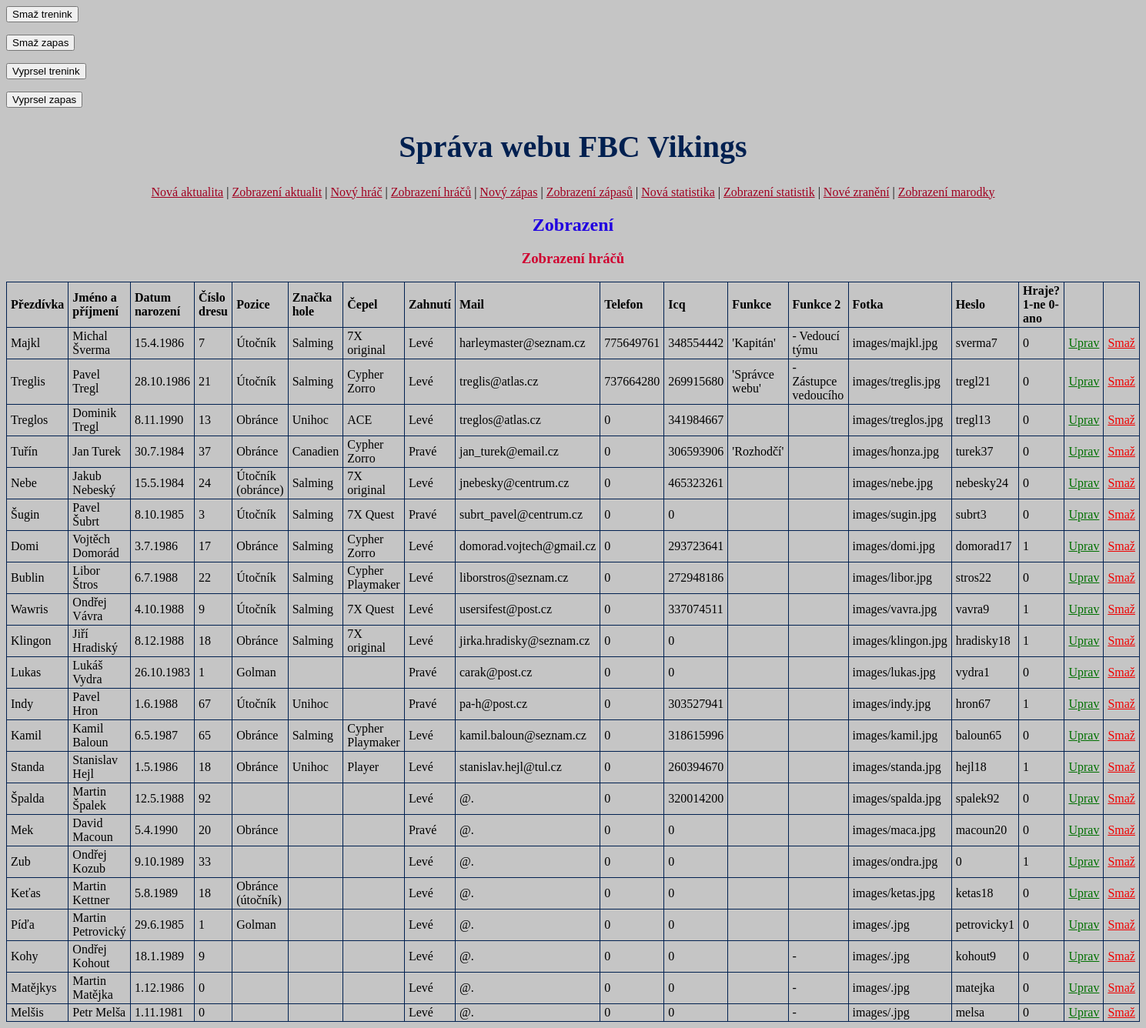
The app's page /sprava/index.php?akce=show&step=zobrazHrace with its own data.
### tables this page shows
CREATE TABLE IF NOT EXISTS `hraci` (
  `id` int(11) NOT NULL AUTO_INCREMENT,
  `prezdivka` varchar(255) NOT NULL,
  `jmenoPrijmeni` varchar(255) NOT NULL,
  `datumNarozeni` varchar(255) NOT NULL,
  `cisloDresu` int(11) NOT NULL,
  `pozice` varchar(255) NOT NULL,
  `znackaHole` varchar(255) NOT NULL,
  `cepel` varchar(255) NOT NULL,
  `zahnuti` varchar(255) NOT NULL,
  `email` varchar(255) NOT NULL,
  `telefon` int(11) NOT NULL,
  `icq` int(11) NOT NULL,
  `funkce` varchar(255) NOT NULL,
  `funkce2` varchar(255) NOT NULL,
  `fotka` varchar(255) NOT NULL,
  `heslo` varchar(255) NOT NULL,
  `hraje` int(11) NOT NULL,
  PRIMARY KEY (`id`)
);

### www/sprava/show.php (the view, shortened to what this page needs)
<?php
$step = $_GET["step"];
echo "<h2>Zobrazení</h2>";
switch($step){
    case 'zobrazHrace':
        $sql = "SELECT * FROM hraci ;";
        $vysledek = MySQL_Query($sql);
        echo "<h3>Zobrazení hráčů</h3>
        <table align='center'>
            <tr class='tabulkaNadpis'>
                <td class='ostatni'>Přezdívka</td>
                <td class='ostatni'>Jméno a příjmení</td>
                <td class='ostatni'>Datum narození</td>
                <td class='ostatni'>Číslo dresu</td>
                <td class='ostatni'>Pozice</td>
                <td class='ostatni'>Značka hole</td>
                <td class='ostatni'>Čepel</td>
                <td class='ostatni'>Zahnutí</td>
                <td class='ostatni'>Mail</td>
                <td class='ostatni'>Telefon</td>
                <td class='ostatni'>Icq</td>
                <td class='ostatni'>Funkce</td>
                <td class='ostatni'>Funkce 2</td>
                <td class='ostatni'>Fotka</td>
                <td class='ostatni'>Heslo</td>
                <td class='ostatni'>Hraje? 1-ne 0-ano</td>
                <td></td>
                <td></td>
            </tr>";
        while($zaznam = MySQL_Fetch_Array($vysledek)):
        echo"
            <tr class='tabulkaVypis'>
                <td>$zaznam[prezdivka]</td>
                <td>$zaznam[jmenoPrijmeni]</td>
                <td>$zaznam[datumNarozeni]</td>
                <td>$zaznam[cisloDresu]</td>
                <td>$zaznam[pozice]</td>
                <td>$zaznam[znackaHole]</td>
                <td>$zaznam[cepel]</td>
                <td>$zaznam[zahnuti]</td>
                <td>$zaznam[email]</td>
                <td>$zaznam[telefon]</td>
                <td>$zaznam[icq]</td>
                <td>$zaznam[funkce]</td>
                <td>$zaznam[funkce2]</td>
                <td>$zaznam[fotka]</td>
                <td>$zaznam[heslo]</td>
                <td>$zaznam[hraje]</td>
                <td class='odkazUprava'><a href='index.php?akce=edit&amp;step=upravHrace&amp;id=$zaznam[id]'>Uprav</a></td>
                <td class='odkazSmazani'><a href='index.php?akce=del&amp;step=smazHrace&amp;id=$zaznam[id]'>Smaž</a></td>
            </tr>";
        endwhile;
        echo "</table>";
    break;
}
?>

### www/sprava/system/styl.css (style rules this page uses)
body { font-family: Times New Roman, Verdana, Helvetica, sans-serif; background-color: #C5C5C5; }
h2 { color: #2000E0; }
h3 { color: #D00030; }
.horniMenu a { color: #A00020; }
.odkazUprava a { color: #007000; }
.odkazSmazani a { color: #F00000; }
table { border-collapse: collapse; }
.tabulkaVypis td { font-weight: normal; padding: 2px 5px 2px 5px; border: solid #002050 thin; }
.tabulkaNadpis td { font-weight: bold; border: solid #002050 thin; padding: 2px 5px 2px 5px; }

### records on screen
hraci: prezdivka "Majkl", jmenoPrijmeni "Michal Šverma", datumNarozeni "15.4.1986", cisloDresu "7", pozice "Útočník", znackaHole "Salming", cepel "7X original", zahnuti "Levé", email "harleymaster@seznam.cz", telefon "775649761", icq "348554442", funkce "'Kapitán'", funkce2 "- Vedoucí týmu", fotka "images/majkl.jpg", heslo "sverma7", hraje "0"
hraci: prezdivka "Treglis", jmenoPrijmeni "Pavel Tregl", datumNarozeni "28.10.1986", cisloDresu "21", pozice "Útočník", znackaHole "Salming", cepel "Cypher Zorro", zahnuti "Levé", email "treglis@atlas.cz", telefon "737664280", icq "269915680", funkce "'Správce webu'", funkce2 "- Zástupce vedoucího", fotka "images/treglis.jpg", heslo "tregl21", hraje "0"
hraci: prezdivka "Treglos", jmenoPrijmeni "Dominik Tregl", datumNarozeni "8.11.1990", cisloDresu "13", pozice "Obránce", znackaHole "Unihoc", cepel "ACE", zahnuti "Levé", email "treglos@atlas.cz", telefon "0", icq "341984667", fotka "images/treglos.jpg", heslo "tregl13", hraje "0"
hraci: prezdivka "Tuřín", jmenoPrijmeni "Jan Turek", datumNarozeni "30.7.1984", cisloDresu "37", pozice "Obránce", znackaHole "Canadien", cepel "Cypher Zorro", zahnuti "Pravé", email "jan_turek@email.cz", telefon "0", icq "306593906", funkce "'Rozhodčí'", fotka "images/honza.jpg", heslo "turek37", hraje "0"
hraci: prezdivka "Nebe", jmenoPrijmeni "Jakub Nebeský", datumNarozeni "15.5.1984", cisloDresu "24", pozice "Útočník (obránce)", znackaHole "Salming", cepel "7X original", zahnuti "Levé", email "jnebesky@centrum.cz", telefon "0", icq "465323261", fotka "images/nebe.jpg", heslo "nebesky24", hraje "0"
hraci: prezdivka "Šugin", jmenoPrijmeni "Pavel Šubrt", datumNarozeni "8.10.1985", cisloDresu "3", pozice "Útočník", znackaHole "Salming", cepel "7X Quest", zahnuti "Pravé", email "subrt_pavel@centrum.cz", telefon "0", icq "0", fotka "images/sugin.jpg", heslo "subrt3", hraje "0"
hraci: prezdivka "Domi", jmenoPrijmeni "Vojtěch Domorád", datumNarozeni "3.7.1986", cisloDresu "17", pozice "Obránce", znackaHole "Salming", cepel "Cypher Zorro", zahnuti "Levé", email "domorad.vojtech@gmail.cz", telefon "0", icq "293723641", fotka "images/domi.jpg", heslo "domorad17", hraje "1"
hraci: prezdivka "Bublin", jmenoPrijmeni "Libor Štros", datumNarozeni "6.7.1988", cisloDresu "22", pozice "Útočník", znackaHole "Salming", cepel "Cypher Playmaker", zahnuti "Levé", email "liborstros@seznam.cz", telefon "0", icq "272948186", fotka "images/libor.jpg", heslo "stros22", hraje "0"
hraci: prezdivka "Wawris", jmenoPrijmeni "Ondřej Vávra", datumNarozeni "4.10.1988", cisloDresu "9", pozice "Útočník", znackaHole "Salming", cepel "7X Quest", zahnuti "Levé", email "usersifest@post.cz", telefon "0", icq "337074511", fotka "images/vavra.jpg", heslo "vavra9", hraje "1"
hraci: prezdivka "Klingon", jmenoPrijmeni "Jiří Hradiský", datumNarozeni "8.12.1988", cisloDresu "18", pozice "Obránce", znackaHole "Salming", cepel "7X original", zahnuti "Levé", email "jirka.hradisky@seznam.cz", telefon "0", icq "0", fotka "images/klingon.jpg", heslo "hradisky18", hraje "1"
hraci: prezdivka "Lukas", jmenoPrijmeni "Lukáš Vydra", datumNarozeni "26.10.1983", cisloDresu "1", pozice "Golman", zahnuti "Pravé", email "carak@post.cz", telefon "0", icq "0", fotka "images/lukas.jpg", heslo "vydra1", hraje "0"
hraci: prezdivka "Indy", jmenoPrijmeni "Pavel Hron", datumNarozeni "1.6.1988", cisloDresu "67", pozice "Útočník", znackaHole "Unihoc", zahnuti "Pravé", email "pa-h@post.cz", telefon "0", icq "303527941", fotka "images/indy.jpg", heslo "hron67", hraje "1"
hraci: prezdivka "Kamil", jmenoPrijmeni "Kamil Baloun", datumNarozeni "6.5.1987", cisloDresu "65", pozice "Obránce", znackaHole "Salming", cepel "Cypher Playmaker", zahnuti "Levé", email "kamil.baloun@seznam.cz", telefon "0", icq "318615996", fotka "images/kamil.jpg", heslo "baloun65", hraje "0"
hraci: prezdivka "Standa", jmenoPrijmeni "Stanislav Hejl", datumNarozeni "1.5.1986", cisloDresu "18", pozice "Obránce", znackaHole "Unihoc", cepel "Player", zahnuti "Levé", email "stanislav.hejl@tul.cz", telefon "0", icq "260394670", fotka "images/standa.jpg", heslo "hejl18", hraje "1"
hraci: prezdivka "Špalda", jmenoPrijmeni "Martin Špalek", datumNarozeni "12.5.1988", cisloDresu "92", zahnuti "Levé", email "@.", telefon "0", icq "320014200", fotka "images/spalda.jpg", heslo "spalek92", hraje "0"
hraci: prezdivka "Mek", jmenoPrijmeni "David Macoun", datumNarozeni "5.4.1990", cisloDresu "20", pozice "Obránce", zahnuti "Pravé", email "@.", telefon "0", icq "0", fotka "images/maca.jpg", heslo "macoun20", hraje "0"
hraci: prezdivka "Zub", jmenoPrijmeni "Ondřej Kozub", datumNarozeni "9.10.1989", cisloDresu "33", zahnuti "Levé", email "@.", telefon "0", icq "0", fotka "images/ondra.jpg", heslo "0", hraje "1"
hraci: prezdivka "Keťas", jmenoPrijmeni "Martin Kettner", datumNarozeni "5.8.1989", cisloDresu "18", pozice "Obránce (útočník)", zahnuti "Levé", email "@.", telefon "0", icq "0", fotka "images/ketas.jpg", heslo "ketas18", hraje "0"
hraci: prezdivka "Píďa", jmenoPrijmeni "Martin Petrovický", datumNarozeni "29.6.1985", cisloDresu "1", pozice "Golman", zahnuti "Levé", email "@.", telefon "0", icq "0", fotka "images/.jpg", heslo "petrovicky1", hraje "0"
hraci: prezdivka "Kohy", jmenoPrijmeni "Ondřej Kohout", datumNarozeni "18.1.1989", cisloDresu "9", zahnuti "Levé", email "@.", telefon "0", icq "0", funkce2 "-", fotka "images/.jpg", heslo "kohout9", hraje "0"
hraci: prezdivka "Matějkys", jmenoPrijmeni "Martin Matějka", datumNarozeni "1.12.1986", cisloDresu "0", zahnuti "Levé", email "@.", telefon "0", icq "0", funkce2 "-", fotka "images/.jpg", heslo "matejka", hraje "0"
hraci: prezdivka "Melšis", jmenoPrijmeni "Petr Melša", datumNarozeni "1.11.1981", cisloDresu "0", zahnuti "Levé", email "@.", telefon "0", icq "0", funkce2 "-", fotka "images/.jpg", heslo "melsa", hraje "0"
